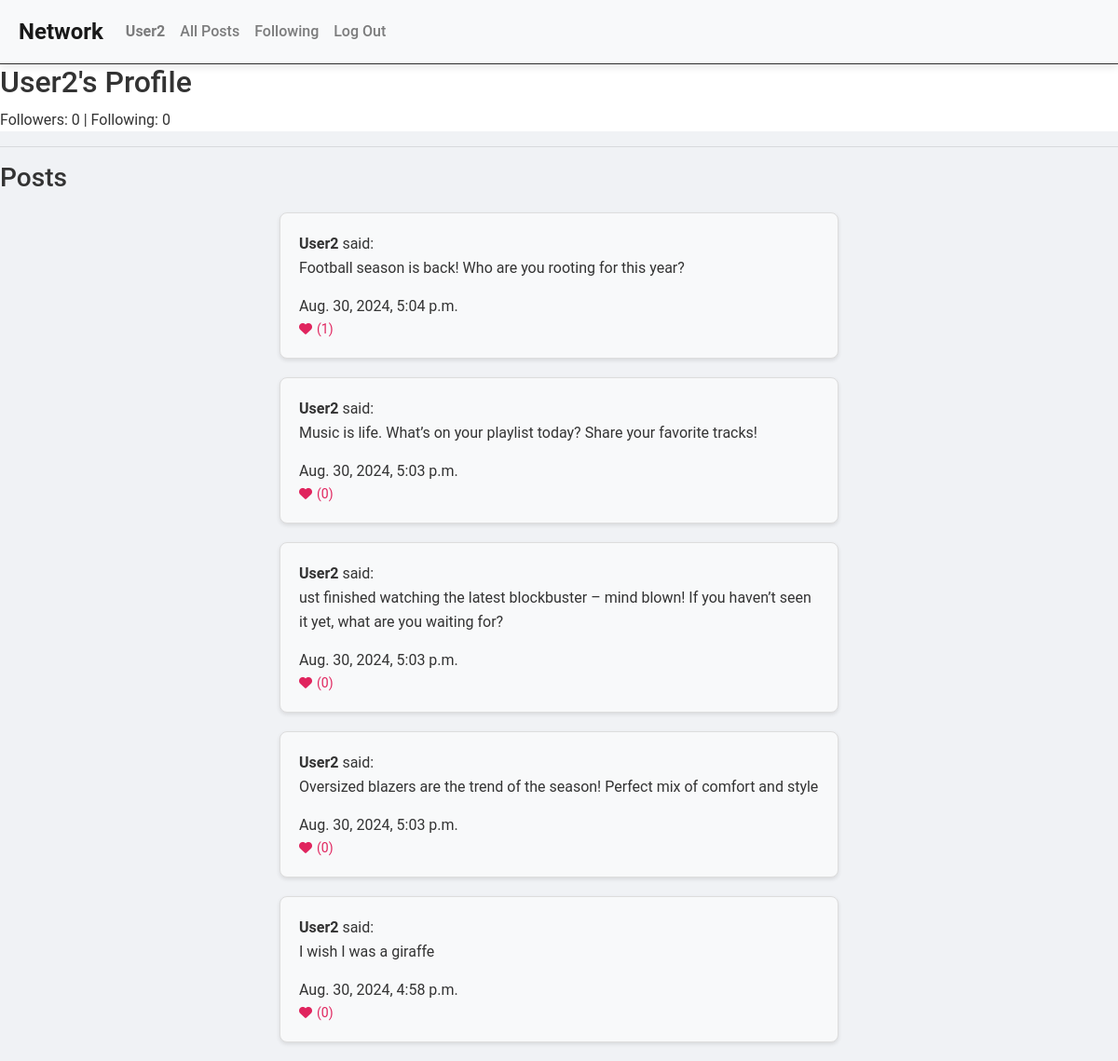
/profile/2 (signed in), run on the app's committed database.
### network/models.py (models this page shows, shortened)
class User(AbstractUser):
    pass

class Post(models.Model):
    user = models.ForeignKey(User, on_delete=models.CASCADE, related_name="posts")
    content = models.TextField()
    timestamp = models.DateTimeField(auto_now_add=True)

### network/views.py (the view)
# urls.py: path("profile/<int:user_id>", views.profile, name="profile"),
@login_required
def profile(request, user_id):
    user = get_object_or_404(User, pk=user_id)
    posts = user.posts.all().order_by("-timestamp")
    following = Follow.objects.filter(follower=user).count()
    followers = Follow.objects.filter(following=user).count()
    is_following = Follow.objects.filter(follower=request.user, following=user).exists()
    return render(request, "network/profile.html", {
        "profile_user": user,
        "posts": posts,
        "following": following,
        "followers": followers,
        "is_following": is_following
    })

### network/templates/network/profile.html (shortened to what this page needs)
{% extends "network/layout.html" %}
{% block body %}
    <div class="profileBegin">
        <div class="profileHeader">
            <h2>{{ profile_user.username }}'s Profile</h2>
        </div>
        <p>Followers: {{ followers }} | Following: {{ following }}</p>
    </div>
<hr>
    <h3>Posts</h3>
    <div class="posts">
        {% for post in posts %}
            <div class="post">
                <strong>{{ post.user.username }}</strong> said:
                <p>{{ post.content }}</p>
                <span>{{ post.timestamp }}</span>
                {% if user.is_authenticated %}
                    <button class="like-btn" data-post-id="{{ post.id }}">
                        <i class="fas fa-heart"></i> ({{ post.likes.count }})
                    </button>
                {% endif %}
            </div>
        {% endfor %}
    </div>
{% endblock %}

### network/templates/network/layout.html (shortened to what this page needs)
{% load static %}
<!DOCTYPE html>
<html lang="en">
    <head>
        <link rel="stylesheet" href="https://stackpath.bootstrapcdn.com/bootstrap/4.4.1/css/bootstrap.min.css">
        <link href="{% static 'network/styles.css' %}" rel="stylesheet">
        <link rel="stylesheet" href="https://cdnjs.cloudflare.com/ajax/libs/font-awesome/6.0.0-beta3/css/all.min.css">
    </head>
    <body>
        <nav class="navbar navbar-expand-lg navbar-light bg-light">
            <a class="navbar-brand" href="#">Network</a>
            <div>
              <ul class="navbar-nav mr-auto">
                {% if user.is_authenticated %}
                    <li class="nav-item">
                        <a class="nav-link" href="{% url 'profile' user_id=user.id %}"><strong>{{ user.username }}</strong></a>
                    </li>
                {% endif %}
                <li class="nav-item">
                  <a class="nav-link" href="{% url 'index' %}">All Posts</a>
                </li>
                {% if user.is_authenticated %}
                    <li class="nav-item">
                        <a class="nav-link" href="{% url 'following' %}">Following</a>
                    </li>
                    <li class="nav-item">
                        <a class="nav-link" href="{% url 'logout' %}">Log Out</a>
                    </li>
                {% endif %}
              </ul>
            </div>
          </nav>
        <div class="body">
            {% block body %}
            {% endblock %}
        </div>
    </body>
</html>

### network/static/network/styles.css (style rules this page uses)
* { margin: 0; padding: 0; box-sizing: border-box; }
body { font-family: 'Roboto', sans-serif; background-color: #f0f2f5; color: #333; line-height: 1.6; }
.navbar { background-color: #4267B2; padding: 10px 20px; box-shadow: 0 4px 8px rgba(0, 0, 0, 0.1); }
.navbar-brand { color: #fff; font-size: 1.5rem; font-weight: bold; }
.navbar-nav .nav-link { color: #fff; font-weight: 500; padding: 10px 15px; transition: background-color 0.3s ease, color 0.3s ease; }
.posts { margin: 20px auto; max-width: 600px; }
.post { background-color: #f8f9fa; padding: 20px; margin-bottom: 20px; border-radius: 8px; border: 1px solid #ddd; box-shadow: 0 2px 4px rgba(0, 0, 0, 0.1); position: relative; }
.like-btn { background-color: transparent; border: none; color: #e0245e; font-size: 14px; cursor: pointer; display: flex; align-items: center; }
.like-btn i { margin-right: 5px; }
.profileHeader { display:flex; }
.profileBegin { background-color: #ffffff; border-top: solid 1px; }

### data on the page
User: username "User2"
Post: user.username "User2", content "Football season is back! Who are you rooting for this year?", timestamp "Aug. 30, 2024, 5:04 p.m.", likes.count "1"
Post: user.username "User2", content "Music is life. What’s on your playlist today? Share your favorite tracks!", timestamp "Aug. 30, 2024, 5:03 p.m.", likes.count "0"
Post: user.username "User2", content "ust finished watching the latest blockbuster – mind blown! If you haven’t seen it yet, what are you waiting for?", timestamp "Aug. 30, 2024, 5:03 p.m.", likes.count "0"
Post: user.username "User2", content "Oversized blazers are the trend of the season! Perfect mix of comfort and style", timestamp "Aug. 30, 2024, 5:03 p.m.", likes.count "0"
Post: user.username "User2", content "I wish I was a giraffe", timestamp "Aug. 30, 2024, 4:58 p.m.", likes.count "0"

### other printed values
{{ followers }} "0"
{{ following }} "0"
